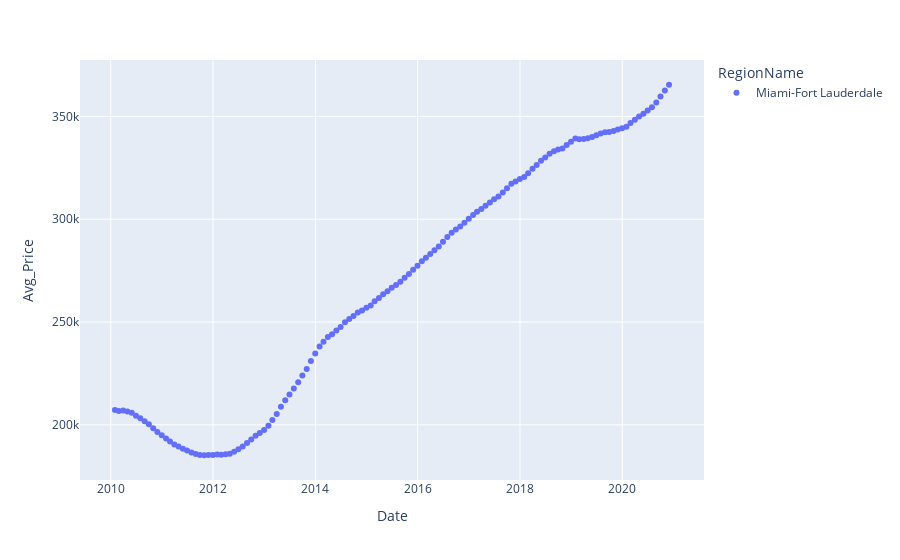
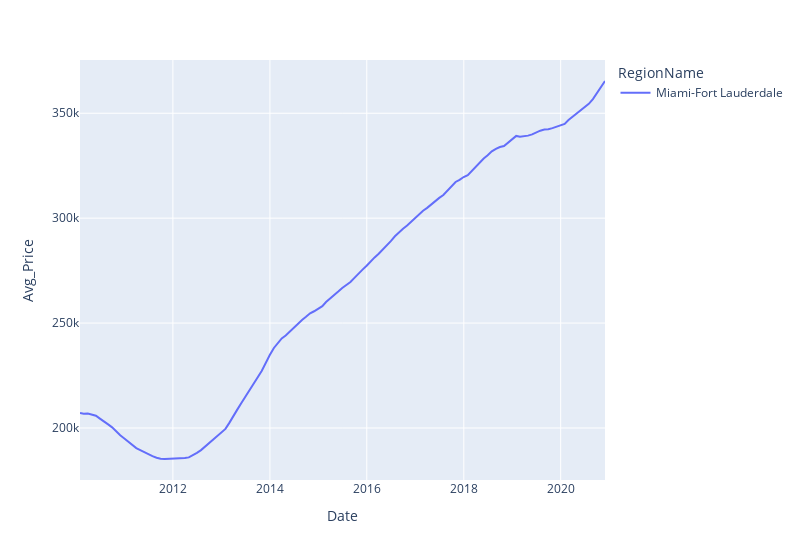

The notebook cell saved with these charts, in order:
### Code cell
# Graph home sales for 2010-2019 for Miami
fig = px.scatter(Miami_base_df, x="Date", y="Avg_Price", color="RegionName", hover_data=['RegionName'])
fig.show()
#plt.savefig("..\reports\images\Miami2010-2019Sales.png")
fig1 = px.line(Miami_base_df, x="Date", y="Avg_Price", color="RegionName", width=800)
fig1.show()

### Figure 1 — Plotly figure (JSON) as saved in the notebook; plotly's stock layout.template omitted (floating-point values rounded to 4 significant figures; data arrays with more than 128 entries replaced by an {"elided": "..."} marker saying what was removed)
{"data": [{"customdata": {"elided": "131x1 str values"}, "hovertemplate": "RegionName=%{customdata[0]}<br>Date=%{x}<br>Avg_Price=%{y}<extra></extra>", "legendgroup": "Miami-Fort Lauderdale", "marker": {"color": "#636efa", "symbol": "circle"}, "mode": "markers", "name": "Miami-Fort Lauderdale", "orientation": "v", "showlegend": true, "type": "scatter", "x": {"elided": "131 str values"}, "xaxis": "x", "y": {"elided": "131 int values"}, "yaxis": "y"}], "layout": {"legend": {"title": {"text": "RegionName"}, "tracegroupgap": 0}, "margin": {"t": 60}, "xaxis": {"anchor": "y", "domain": [0, 1], "title": {"text": "Date"}}, "yaxis": {"anchor": "x", "domain": [0, 1], "title": {"text": "Avg_Price"}}}}

### Figure 2 — Plotly figure (JSON) as saved in the notebook; plotly's stock layout.template omitted (floating-point values rounded to 4 significant figures; data arrays with more than 128 entries replaced by an {"elided": "..."} marker saying what was removed)
{"data": [{"hovertemplate": "RegionName=Miami-Fort Lauderdale<br>Date=%{x}<br>Avg_Price=%{y}<extra></extra>", "legendgroup": "Miami-Fort Lauderdale", "line": {"color": "#636efa", "dash": "solid"}, "mode": "lines", "name": "Miami-Fort Lauderdale", "orientation": "v", "showlegend": true, "type": "scatter", "x": {"elided": "131 str values"}, "xaxis": "x", "y": {"elided": "131 int values"}, "yaxis": "y"}], "layout": {"legend": {"title": {"text": "RegionName"}, "tracegroupgap": 0}, "margin": {"t": 60}, "width": 800, "xaxis": {"anchor": "y", "domain": [0, 1], "title": {"text": "Date"}}, "yaxis": {"anchor": "x", "domain": [0, 1], "title": {"text": "Avg_Price"}}}}
